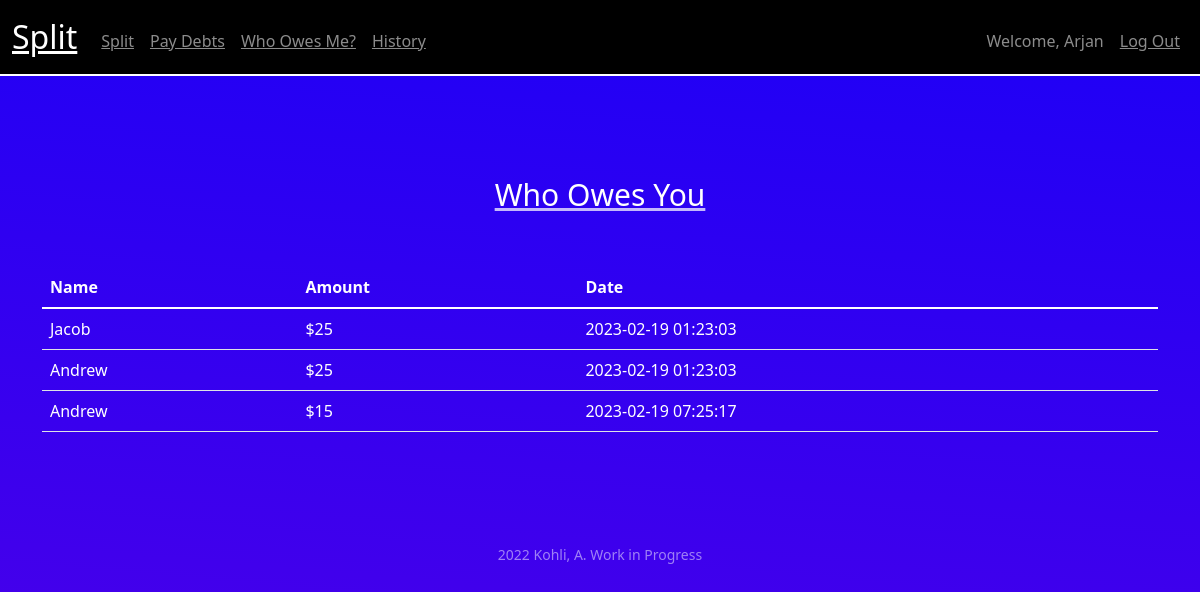
The app's page /yourCreds (signed in) with its own data.
### tables this page shows
CREATE TABLE 'users' (id INTEGER PRIMARY KEY AUTOINCREMENT NOT NULL, username TEXT NOT NULL, hash TEXT NOT NULL,'email' TEXT);

CREATE TABLE 'debts' ('Creditor' TEXT, 'Debtor' TEXT, 'Amount' NUMERIC, 'Date' DATETIME,'paidBack' TEXT DEFAULT 'No');

### app.py (the view)
@app.route("/yourCreds", methods=["GET"])
@login_required
def creds():
    loggedinuser = db.execute("SELECT username FROM users WHERE users.id == ?", session["user_id"])
    creds = db.execute("SELECT debtor, amount, date FROM debts WHERE creditor == ? AND paidBack = 'No'", (loggedinuser[0]).get('username'))
    return render_template("yourCreds.html", creds=creds, user=(loggedinuser[0]).get('username'))

### app.py (called while the page is built)
@app.after_request
def after_request(response):
    response.headers["Cache-Control"] = "no-cache, no-store, must-revalidate"
    response.headers["Expires"] = 0
    response.headers["Pragma"] = "no-cache"
    return response

### templates/yourCreds.html (shortened to what this page needs)
{% extends "layout.html" %}{% block title %} Home {% endblock %} {% block main %}
<main class="container py-5 text-center">
    <div class="pagetitle">
        Who Owes You
        <ul class="circles">
        </ul>
    </div>
    <table class="table">
        <thead>
            <tr>
                <th class="text-start">Name</th>
                <th class="text-start">Amount</th>
                <th class="text-start">Date</th>
            </tr>
        </thead>
       <tbody>
        {% for cred in creds %}
                <tr>
                    <td>{{ cred.Debtor }}</td>
                    <td>${{ cred.Amount }}</td>
                    <td>{{ cred.Date }}</td>
                </tr>
            {% endfor %}
        </tbody>
    </table>
        </main>
{% endblock %}

### templates/layout.html (shortened to what this page needs)
<!DOCTYPE html>
<html lang="en">
    <head>
        <link href="https://cdn.jsdelivr.net/npm/bootstrap@5.1.3/dist/css/bootstrap.min.css" rel="stylesheet">
        <link href="/static/styles.css" rel="stylesheet">
    </head>
    <body>
        <div id="page-container">
            <div id="content-wrap">
                <nav class="navbar navbar-expand-md navbar-dark" style="background-color: #000000;">
                    <div class="container-fluid">
                        <a class="navbar-brand" href="/"><span class="blue">Split</span></a>
                        <div class="collapse navbar-collapse" id="navbar">
                            {% if session["user_id"] %}
                                <ul class="navbar-nav me-auto mt-2">
                                    <li class="nav-item"><a class="nav-link" href="/split">Split</a></li>
                                    <li class="nav-item"><a class="nav-link" href="/pay">Pay Debts</a></li>
                                    <li class="nav-item"><a class="nav-link" href="/yourCreds">Who Owes Me?</a></li>
                                    <li class="nav-item"><a class="nav-link" href="/history">History</a></li>
                                </ul>
                                <ul class="navbar-nav ms-auto mt-2">
                                    <a class="nav-link">Welcome, {{ user }}</a>
                                    <li class="nav-item"><a class="nav-link" href="/logout">Log Out</a></li>
                                </ul>
                            {% else %}
                                <ul class="navbar-nav ms-auto mt-2">
                                    <li class="nav-item"><a class="nav-link" href="/register">Register</a></li>
                                    <li class="nav-item"><a class="nav-link" href="/login">Log In</a></li>
                                </ul>
                            {% endif %}
                        </div>
                    </div>
                </nav>
                <main class="container-fluid py-5 text-center">
                    {% block main %}{% endblock %}
                </main>
                <footer class="mb-5 small text-center text-white-50">
                    2022 Kohli, A. Work in Progress
                </footer>
            </div>
          </div>
    </body>
</html>

### static/styles.css (style rules this page uses)
#page-container { position: relative; min-height: 100vh; }
#content-wrap { padding-bottom: 2.5rem; }
body { height: 100%; background: linear-gradient(5deg, #00bfff, #9400d3, #0000FF); background-size: 600% 600%; -webkit-animation: AnimationName 29s ease infinite; animation: AnimationName 29s ease infinite; }
nav { border-bottom: 2px solid #ffffff; }
nav .navbar-brand { font-size: xx-large; color: #ffffff; }
nav .nav-link { color: #ffffff; }
tr { text-align: left }
.table { color: #ffffff; }
.pagetitle { color: #ffffff; margin-bottom: 30px; padding-bottom: 20px; font-size: 30px; text-decoration-line: underline; text-decoration-style: "solid"; text-decoration-color: rgba(255,255,255,0.72); }
* { margin: 0px; padding: 0px; }
.circles { position: absolute; top: 0; left: 0; width: 100%; height: 100%; overflow: hidden; z-index: -1; }
a:link { color: white; background-color: transparent; text-decoration: underline; }

### records on screen
users: username "Arjan"
debts: Debtor "Jacob", Amount "25", Date "2023-02-19 01:23:03"
debts: Debtor "Andrew", Amount "25", Date "2023-02-19 01:23:03"
debts: Debtor "Andrew", Amount "15", Date "2023-02-19 07:25:17"
